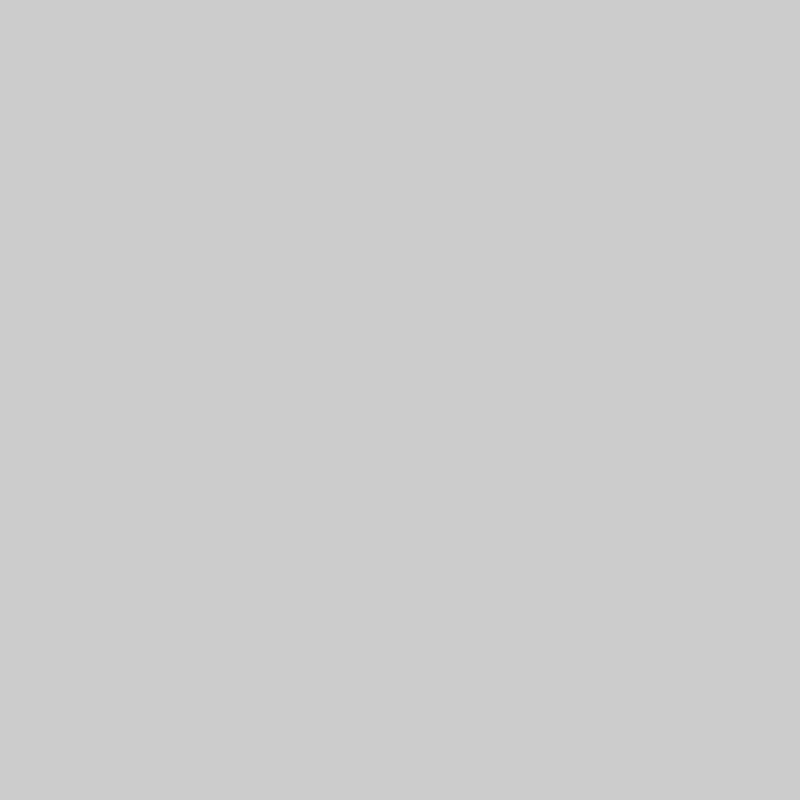
Frame 1 (no input)
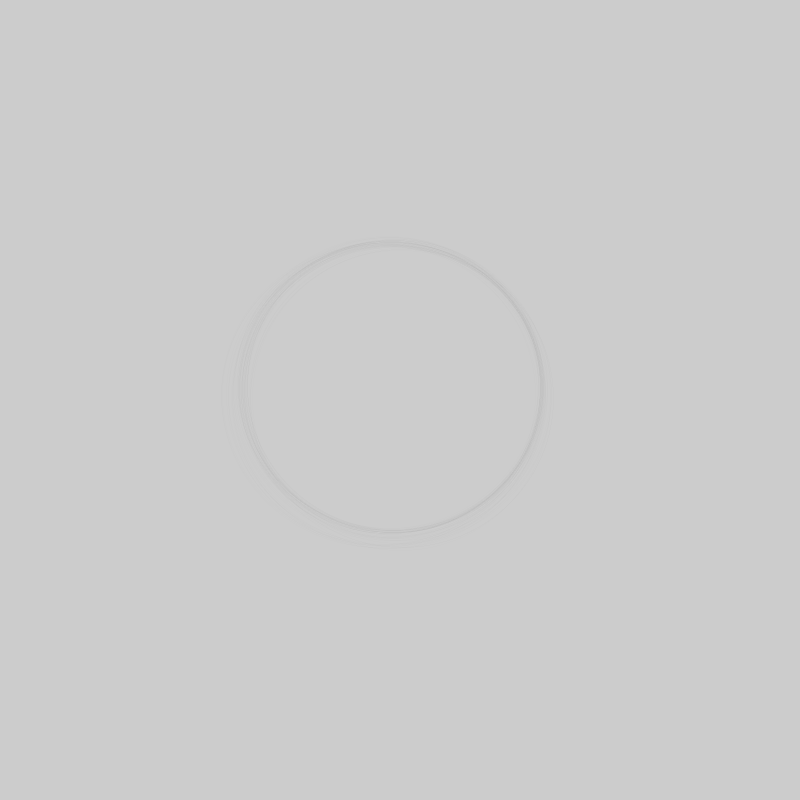
Frame 60 (the mouse pressed at the canvas centre just before this capture)
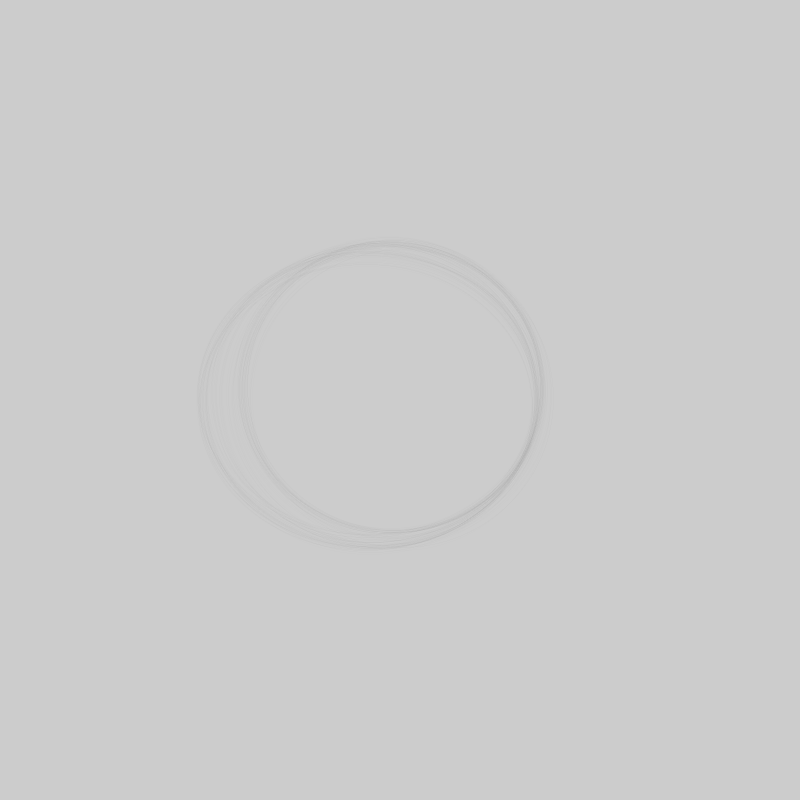
Frame 120 (the mouse held since frame 60 and released just before this capture)

The Processing sketch that drew these frames (run headless with seeded random() and noise(); from frame 60 on, the mouse is pressed at the canvas centre):

// Processing sketch: overlapping_circles
// ── overlapping_circles.pde

float x = height/2;
float y = width/2;
float a = 100;
float b = 100;

color c = color(0, 0, 0, 1);

void setup() {
  size(800, 800);
  x = height/2;
  y = width/2;
  a = 300;
  b = 300;
  
  noFill();
  stroke(c);
}

void draw() {
  ellipse(x, y, a, b);
  a += random(-3, 3);
  b += random(-3, 3);
  x += random(-3, 3);
  y += random(-3, 3);
}
